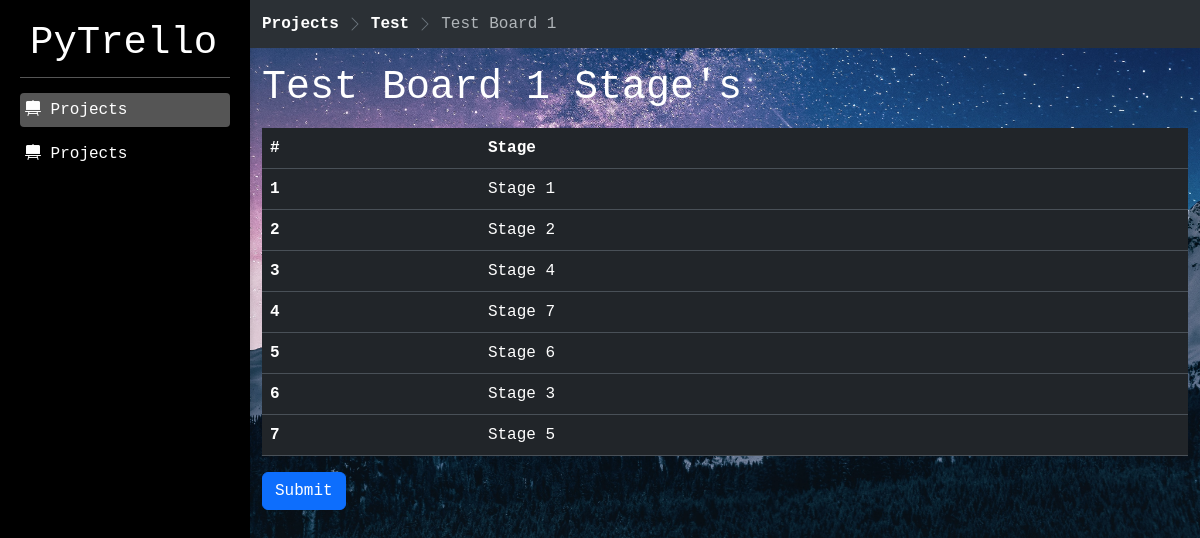
Screenshot of /sort/stage/1 with the database file from the repository.
### project/models.py (models this page shows, shortened)
class Project(models.Model):
    name = models.CharField(max_length=500)
    description = models.TextField(null=True, blank=True)
    image = models.ImageField(upload_to='projects/', null=True, blank=True)
    start_date = models.DateField(auto_now_add=True)
    end_date = models.DateField(null=True, blank=True)
    colour = models.CharField(max_length=10, null=True, blank=True, default="#1e1e1e")
    text_colour = models.CharField(max_length=10, null=True, blank=True, default="#ffffff")

class Board(models.Model):
    name = models.CharField(max_length=200)
    description = models.TextField(null=True, blank=True)
    image = models.ImageField(upload_to='boards/', null=True, blank=True)
    project = models.ForeignKey(Project, related_name="project_boards_set", on_delete=models.CASCADE)
    board_group = models.ForeignKey(BoardGroup, related_name="group_boards_set", on_delete=models.CASCADE, null=True, blank=True)
    total_stages = models.IntegerField(default=0, null=True)
    colour = models.CharField(max_length=10, null=True, blank=True, default="#1e1e1e")
    text_colour = models.CharField(max_length=10, null=True, blank=True, default="#ffffff")

class Stage(models.Model):
    name = models.CharField(max_length=200)
    description = models.TextField(null=True, blank=True)
    project = models.ForeignKey(Project, on_delete=models.CASCADE)
    board_group = models.ForeignKey(BoardGroup, on_delete=models.CASCADE, null=True, blank=True)
    board = models.ForeignKey(Board, on_delete=models.CASCADE)
    order = models.IntegerField(default=0)

### project/views.py (the view)
# urls.py: path('sort/stage/<int:board_id>', views.sort_stages_view, name='sort_stages_view'),
def sort_stages_view(request, board_id: int):
    board = Board.objects.get(pk=board_id)
    stages = board.stage_set.all().order_by("order")
    context = {
        "board": board,
        "bread_crumbs": ["Projects", board.project.name, board.name],
        "last_crumb": board.name,
        "active_menu": "menu-projects",
        "stages": stages,
    }
    if board.image:
        context['background_image'] = board.image.url
    return render(request, "project/sort_stages.html", context)

### project/templates/project/sort_stages.html (shortened to what this page needs)
{% extends 'base_template.html' %}
{% load static %}
{% block content %}
<h1 class="mb-3 mt-3">{{board.name}} Stage's</h1>
<table id="sortableTable" class="table table-responsive rounded-1">
    <thead>
        <tr>
            <th scope="col">#</th>
            <th scope="col">Stage</th>
        </tr>
    </thead>
    <tbody>
        {% for stage in stages %}
        <tr>
            <th scope="row" data-id="{{stage.id}}">{{stage.order}}</th>
            <td>{{stage.name}}</td>
        </tr>
        {% endfor %}
    </tbody>
</table>
 <button class="btn btn-primary" onclick="sortTable()">Submit</button>
{% endblock content %}

### templates/breadcrumb.html
<ol class="breadcrumb breadcrumb-chevron mb-2 mt-2 bg-body-tertiary rounded-3 sticky-top">
    {% for crumb in bread_crumbs %}
        {% if crumb != last_crumb %}
            <li class="breadcrumb-item">
                <a class="link-body-emphasis fw-semibold text-decoration-none" href="#">{{ crumb }}
                </a>
            </li>
        {% else %}
            <li class="breadcrumb-item active" aria-current="page">
                {{ crumb }}
            </li>
        {% endif %}
    {% endfor %}
</ol>

### static/custom/css/style.css (style rules this page uses)
body { font-family: monospace; margin: 0; padding: 0; background-color: #1e1e1e; color: #fff; display: flex; }
tbody { cursor: grab; }

### static/custom/css/breadcrumbs.css (style rules this page uses)
.breadcrumb-chevron { gap: .5rem; }
.breadcrumb-chevron .breadcrumb-item { display: flex; gap: inherit; align-items: center; padding-left: 0; line-height: 1; }
.breadcrumb-chevron .breadcrumb-item::before { gap: inherit; float: none; width: 1rem; height: 1rem; }

### rows the page displays
Project: bread_crumbs "Test"
Board: bread_crumbs "Test Board 1", name "Test Board 1"
Stage: order "1", name "Stage 1"
Stage: order "2", name "Stage 2"
Stage: order "3", name "Stage 4"
Stage: order "4", name "Stage 7"
Stage: order "5", name "Stage 6"
Stage: order "6", name "Stage 3"
Stage: order "7", name "Stage 5"

### other values shown
{{ crumb }} "Projects"
